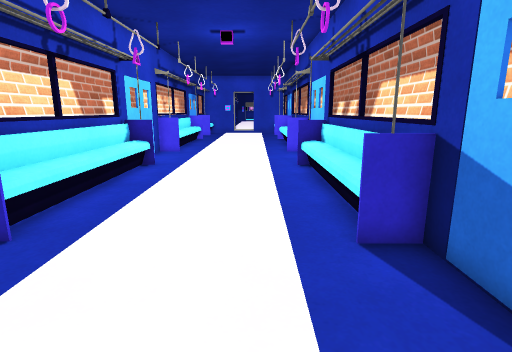
view 1 (above)

12 first-person views from a walk through a 3-D level made in the Unity game engine. The camera is 1.2 m above the floor, tilts 12° down and sees 80° across. The floor is counted in squares, 0.5 m on a side. Each view is taken from the middle of a square. On the plan, view 1 faces up. The plan holds only what a view shows up to about 19 squares ahead; the rest is blank. The place goes on beyond the plan. The player is left out. Door leaves are left out, so doorways stand open. Surface patterns are stand-ins for the level's own textures.

view 2
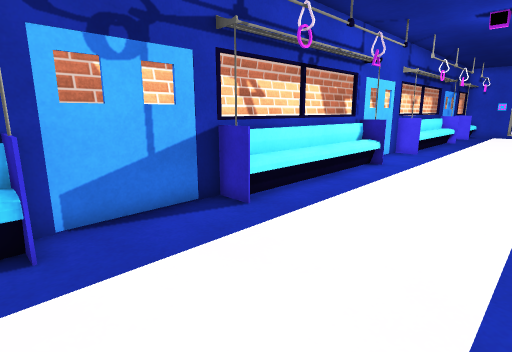

view 3
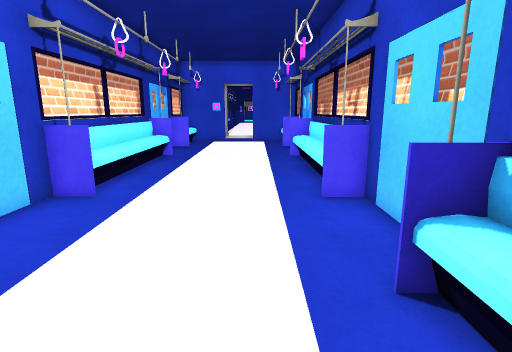

view 4
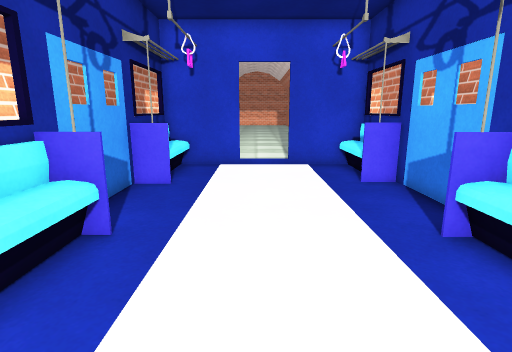

view 5
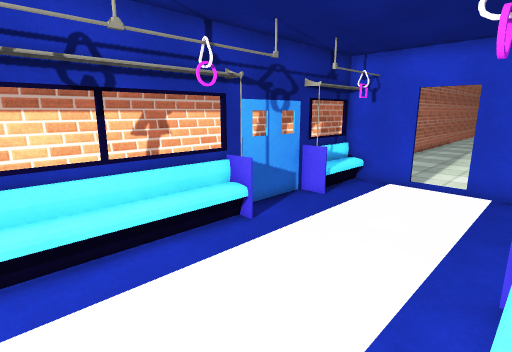

view 6
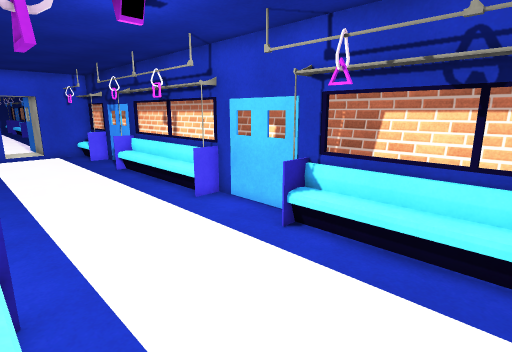

view 7
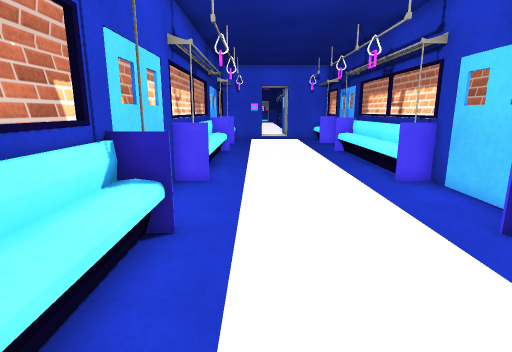

view 8
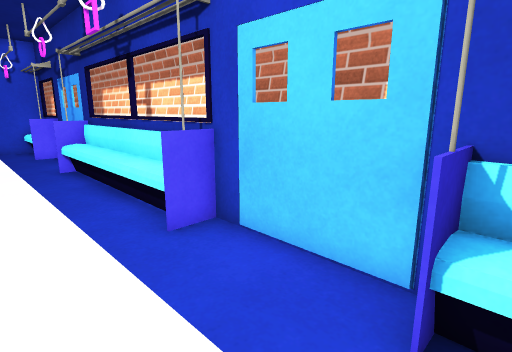

view 9
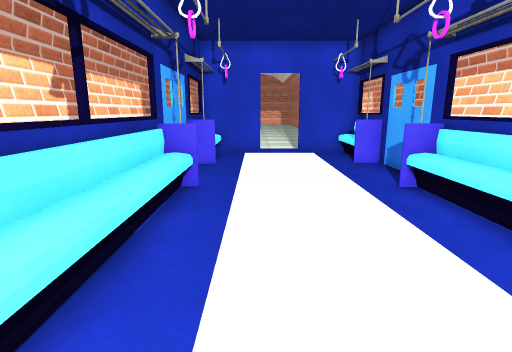

view 10
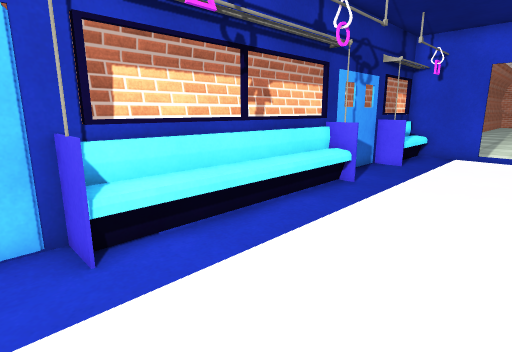

view 11
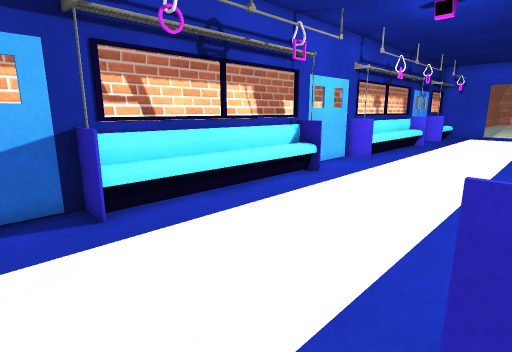

view 12
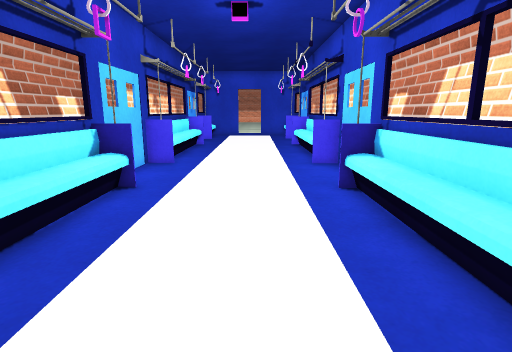

### Floor plan
Key: @ floor where view 1 was taken; # wall or solid block; . floor; / step, stairs or slope; D open door; = window, fence, low wall or low ledge; O other object.
Columns run from 6 left of view 1 to 5 right of it. Each row starts with its distance up from view 1.
 29 #........#
 28 #........##
 27 #=......####
 26 #O....../# #
 25 #O....../= #
 24 #O....../= #
 23 #O....../= #
 22 #O....../= #
 21 #O....../= #
 20 #O....../= #
 19 ##....../= #
 18 #=......=###
 17 #........##
 16 #........#
 15 #........##
 14 #=......####
 13 #/....../# #
 12 #/....../= #
 11 #/....../= #
 10 #/....../= #
  9 #/....../# #
  8 #/....../= #
  7 #/....../= #
  6 #/....../= #
  5 #=......=###
  4 #........##
  3 #........#
  2 #........##
  1 #=......####
  0 #O....@..= #
 -1 #O.......=##
 -2 #O.......=##
 -3 ####DD######

Where each view was taken, in squares from view 1:
view 1: 0 up, 0 right, facing up
view 2: 0 up, 1 right, facing up-left
view 3: 10 up, 0 right, facing up
view 4: 11 up, 1 left, facing down
view 5: 12 up, 5 left, facing down-right
view 6: 8 up, 5 left, facing up-right
view 7: 8 up, 3 left, facing up
view 8: 13 up, 1 left, facing up-right
view 9: 15 up, 0 right, facing down
view 10: 15 up, 3 left, facing down-right
view 11: 29 up, 5 left, facing down-right
view 12: 28 up, 2 left, facing down
